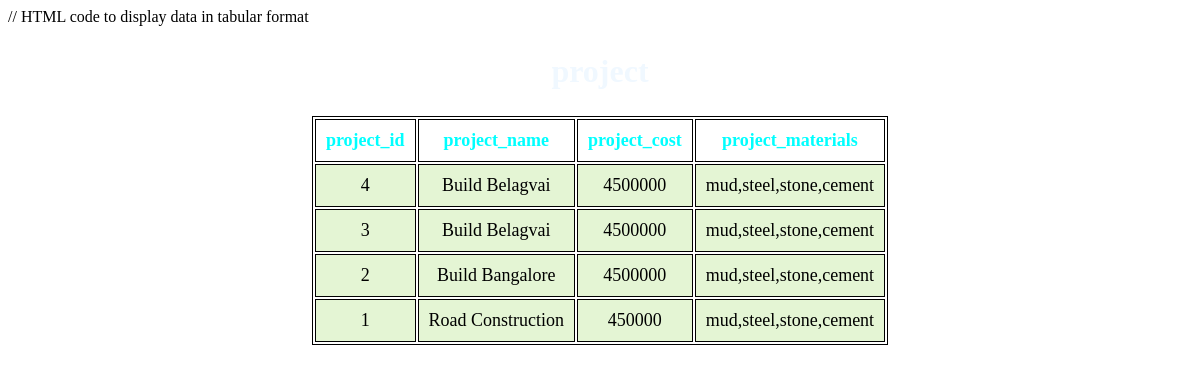
The page /projectview.php on the database its author committed.
### tables this page shows
CREATE TABLE IF NOT EXISTS `project` (
  `project_id` varchar(50) NOT NULL,
  `project_name` varchar(50) DEFAULT NULL,
  `project_cost` varchar(50) DEFAULT NULL,
  `project_materials` varchar(50) DEFAULT NULL,
  PRIMARY KEY (`project_id`)
);

### projectview.php (the view, shortened to what this page needs)
<?php
$host = "localhost";
$dbusername = "root";
$dbpassword = "";
$dbname = "admin";
$mysqli = new mysqli ($host, $dbusername, $dbpassword, $dbname);
$sql = "SELECT * FROM project";
$result = $mysqli->query($sql);
?>
<!DOCTYPE html>
<html lang="en">
<head>
</head>
<body>
    <section>
        <h1>project</h1>
        <table>
            <tr>
                <th>project_id</th>
                <th>project_name</th>
                <th>project_cost</th>
                <th>project_materials</th>
            </tr>
            <?php
                while($rows=$result->fetch_assoc())
                {
             ?>
            <tr>
                <td><?php echo $rows['project_id'];?></td>
                <td><?php echo $rows['project_name'];?></td>
                <td><?php echo $rows['project_cost'];?></td>
                <td><?php echo $rows['project_materials'];?></td>
            </tr>
            <?php
                }
             ?>
        </table>
    </section>
</body>
</html>

### projectview.php (style rules this page uses)
table { margin: 0 auto; font-size: large; border: 1px solid black; }
h1 { text-align: center; color: aliceblue; font-size: xx-large; font-family: 'Gill Sans', 'Gill Sans MT', ' Calibri', 'Trebuchet MS', 'sans-serif'; }
td { background-color: #E4F5D4; border: 1px solid black; }
td { border: 1px solid black; padding: 10px; text-align: center; }
th { border: 1px solid black; padding: 10px; text-align: center; color: aqua; }
td { font-weight: lighter; }

### rows shown on the page
project: project_id "4", project_name "Build Belagvai", project_cost "4500000", project_materials "mud,steel,stone,cement"
project: project_id "3", project_name "Build Belagvai", project_cost "4500000", project_materials "mud,steel,stone,cement"
project: project_id "2", project_name "Build Bangalore", project_cost "4500000", project_materials "mud,steel,stone,cement"
project: project_id "1", project_name "Road Construction", project_cost "450000", project_materials "mud,steel,stone,cement"
